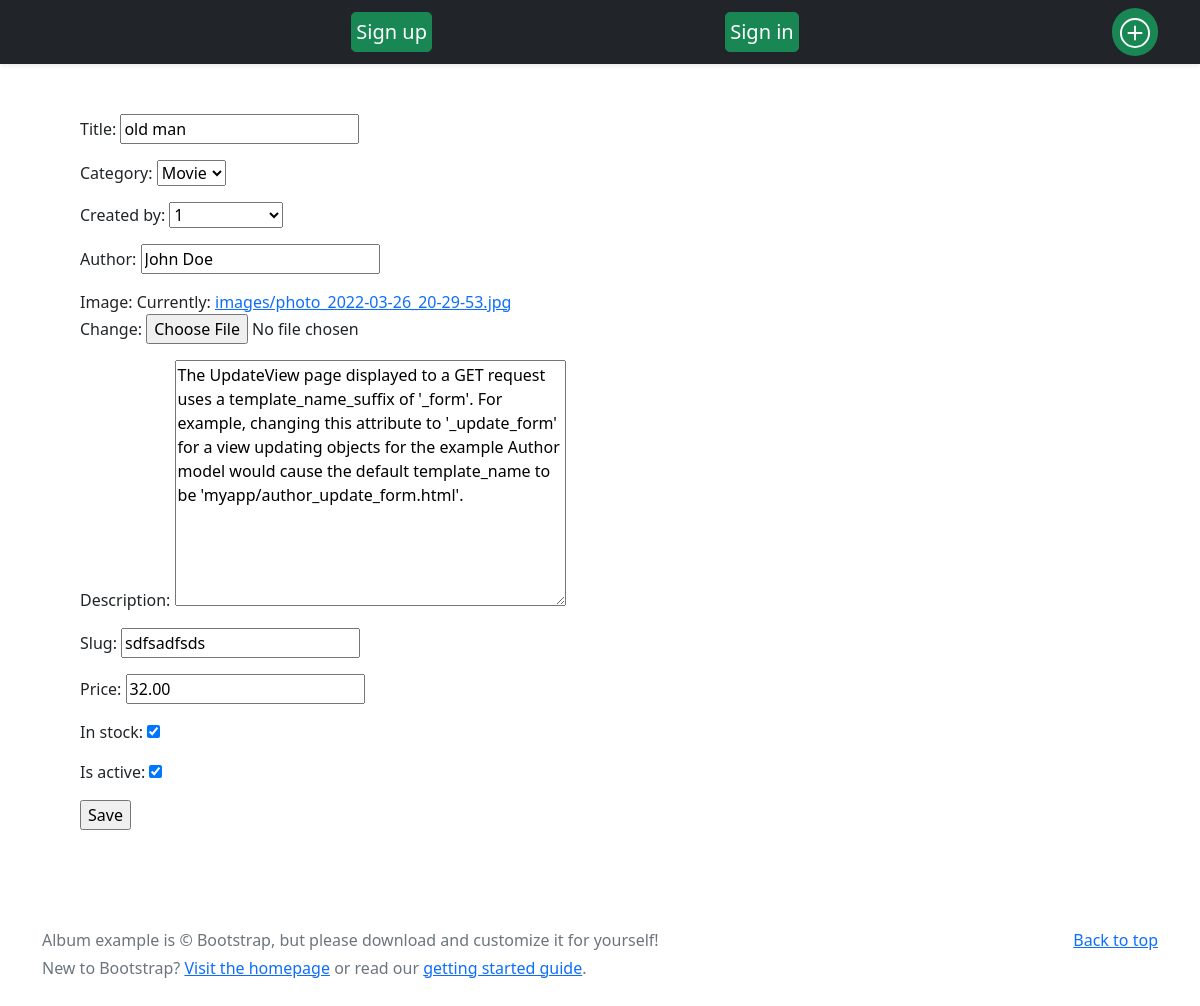
Screenshot of /store/update_class/sdfsadfsds with the database file from the repository.
### store/models.py (models this page shows, shortened)
class Product(models.Model):
    category = models.ForeignKey(Category, related_name='product', on_delete=models.CASCADE)
    created_by = models.ForeignKey(User, on_delete=models.CASCADE, related_name='product_creator', default=User)
    title = models.CharField(max_length=255)
    author = models.CharField(max_length=255, default='John Doe')
    description = models.TextField(blank=True)
    image = models.ImageField(upload_to='images/')
    slug = models.SlugField(max_length=255)
    price = models.DecimalField(max_digits=4, decimal_places=2)
    in_stock = models.BooleanField(default=True)
    is_active = models.BooleanField(default=True)
    created = models.DateTimeField(auto_now_add=True)
    updated = models.DateTimeField(auto_now=True)
    class Meta:
        verbose_name_plural = 'products'
        ordering = ('-created',)

### store/views.py (the view)
# urls.py: path('update_class/<slug:slug>', UpdateProduct.as_view(), name='product_update_class'),
class UpdateProduct(UpdateView):
    model = Product
    fields = [
        'title',
        'category',
        'created_by',
        'author',
        'image',
        'description',
        'slug',
        'price',
        'in_stock',
        'is_active'
    ]
    template_name = 'store/product_update.html'
    success_url = reverse_lazy('store:product_list')
    def get_context_data(self, **kwargs):
        cntx = super(UpdateProduct, self).get_context_data(**kwargs)
        cntx['slug'] = self.kwargs['slug']
        return cntx

### store/models.py (called while the page is built)
    def __str__(self):
        return self.name

### store/templates/store/product_update.html (shortened to what this page needs)
{% extends 'store/base.html' %}
{% block content %}
    <div class="container" style="padding:50px">
        <form action="{% url 'store:product_update_class' slug  %}" method="post" enctype="multipart/form-data">
            {{ form.as_p }}
            <input type="submit" value="Save" />
        </form>
    </div>
{% endblock content %}

### rows the page displays
Product: title "old man", category "Movie", created_by "1", author "John Doe", description "The UpdateView page displayed to a GET request uses a template_name_suffix of '_form'. For example, changing this attribute to '_update_form' for a view updating objects for the example Author model would cause the default template_name to be 'myapp/author_update_form.html'.", slug "sdfsadfsds", price "32.00", in_stock "☑", is_active "☑"
